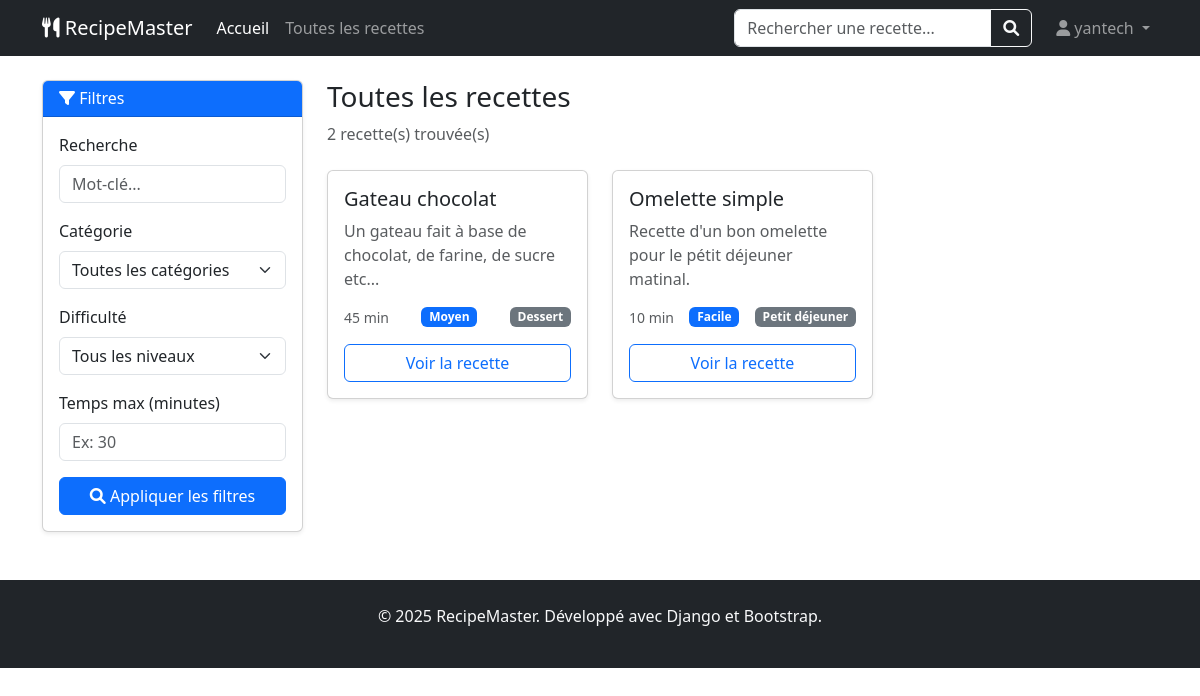
Page /recherche/ (signed in) on the committed database.
### recipes/models.py (models this page shows, shortened)
class Recipe(models.Model):
    DIFFICULTE_CHOICES = [
        ('facile', 'Facile'),
        ('moyen', 'Moyen'),
        ('difficile', 'Difficile'),
    ]
    titre = models.CharField(
        max_length=100,
        unique=True,
        verbose_name="Titre de la recette"  # ✅ Correction orthographe
    )
    categorie = models.ForeignKey(
        Category,
        on_delete=models.SET_NULL,  # Si on supprime la catégorie, la recette garde sa catégorie vide
        null=True,
        blank=True,
        related_name='recettes',
        verbose_name='Catégorie'
    )
    description = models.TextField(  # ✅ TextField au lieu de CharField pour texte long
        max_length=1000,
        verbose_name='Description'
    )
    temps_preparation = models.PositiveIntegerField(  # ✅ Temps en minutes
        verbose_name="Temps de préparation (minutes)"
    )
    difficulte = models.CharField(
        max_length=20,
        choices=DIFFICULTE_CHOICES,
        default='moyen',
        verbose_name="Niveau de difficulté"
    )
    date_creation = models.DateTimeField(auto_now_add=True)
    date_modification = models.DateTimeField(auto_now=True)
    class Meta:
        verbose_name = 'Recette'  # ✅ Orthographe
        verbose_name_plural = 'Recettes'
        ordering = ['titre']  # ✅ Ordre par titre

class Category(models.Model):
    nom = models.CharField(
        max_length=50,
        unique=True,
        verbose_name="Nom de la catégorie"
    )
    class Meta:
        verbose_name = 'Catégorie'
        verbose_name_plural = 'Catégories'
        ordering = ['nom']

### recipes/views.py (the view)
# urls.py: path('recherche/', recipe_search, name='recipe_search'),
def recipe_search(request):
    query = request.GET.get('q', '')  # Recherche texte
    categorie_id = request.GET.get('categorie', '')
    difficulte = request.GET.get('difficulte', '')
    temps_max = request.GET.get('temps_max', '')
    recipes = Recipe.objects.all()
    if query:
        recipes = recipes.filter(
            Q(titre__icontains=query) |
            Q(description__icontains=query)
        )
    if categorie_id:
        recipes = recipes.filter(categorie_id=categorie_id)
    if difficulte:
        recipes = recipes.filter(difficulte=difficulte)
    if temps_max:
        recipes = recipes.filter(temps_preparation__lte=temps_max)
    recipes = recipes.order_by('-date_creation')
    paginator = Paginator(recipes, 12)
    page_number = request.GET.get('page')
    page_obj = paginator.get_page(page_number)
    categories = Category.objects.all()
    context = {
        'page_obj': page_obj,
        'query': query,
        'categories': categories,
        'selected_categorie': categorie_id,
        'selected_difficulte': difficulte,
        'selected_temps_max': temps_max,
        'search_performed': any([query, categorie_id, difficulte, temps_max]),
    }
    return render(request, 'recipes/recipe_search.html', context)

### recipes/templates/recipes/recipe_search.html (shortened to what this page needs)
{% extends 'recipes/base.html' %}
{% block content %}
<div class="container mt-4">
    <div class="row">
        <div class="col-lg-3">
            <div class="card shadow-sm">
                <div class="card-header bg-primary text-white">
                    <h6 class="mb-0"><i class="fas fa-filter"></i> Filtres</h6>
                </div>
                <div class="card-body">
                    <form method="GET" action="{% url 'recipe_search' %}">
                        <div class="mb-3">
                            <label for="q" class="form-label">Recherche</label>
                            <input type="text"
                                   name="q"
                                   id="q"
                                   class="form-control"
                                   placeholder="Mot-clé..."
                                   value="{{ query }}">
                        </div>
                        <div class="mb-3">
                            <label for="categorie" class="form-label">Catégorie</label>
                            <select name="categorie" id="categorie" class="form-select">
                                <option value="">Toutes les catégories</option>
                            </select>
                        </div>
                        <div class="mb-3">
                            <label for="difficulte" class="form-label">Difficulté</label>
                            <select name="difficulte" id="difficulte" class="form-select">
                                <option value="">Tous les niveaux</option>
                            </select>
                        </div>
                        <div class="mb-3">
                            <label for="temps_max" class="form-label">Temps max (minutes)</label>
                            <input type="number"
                                   name="temps_max"
                                   id="temps_max"
                                   class="form-control"
                                   placeholder="Ex: 30"
                                   value="{{ selected_temps_max }}">
                        </div>
                        <button type="submit" class="btn btn-primary w-100">
                            <i class="fas fa-search"></i> Appliquer les filtres
                        </button>
                    </form>
                </div>
            </div>
        </div>
        <div class="col-lg-9">
            <div class="d-flex justify-content-between align-items-center mb-4">
                <div>
                    <h1 class="h3">
                        {% if search_performed %}
                        Résultats de la recherche
                        {% else %}
                        Toutes les recettes
                        {% endif %}
                    </h1>
                    <p class="text-muted mb-0">
                        {{ page_obj.paginator.count }} recette(s) trouvée(s)
                    </p>
                </div>
            </div>
            <div class="row g-4">
                {% for recipe in page_obj %}
                <div class="col-md-6 col-lg-4">
                    <div class="card recipe-card shadow-sm h-100">
                        <div class="card-body">
                            <h5 class="card-title">{{ recipe.titre }}</h5>
                            <p class="card-text text-muted">{{ recipe.description|truncatewords:15 }}</p>
                            <div class="d-flex justify-content-between align-items-center mb-3">
                                <small class="text-muted">{{ recipe.temps_preparation }} min</small>
                                <span class="badge bg-primary">{{ recipe.difficulte|title }}</span>
                                {% if recipe.categorie %}
                                <span class="badge bg-secondary">{{ recipe.categorie.nom }}</span>
                                {% endif %}
                            </div>
                            <a href="{% url 'recipe_detail' recipe.id %}" class="btn btn-outline-primary w-100">
                                Voir la recette
                            </a>
                        </div>
                    </div>
                </div>
                {% endfor %}
            </div>
        </div>
    </div>
</div>
{% endblock %}

### recipes/templates/recipes/base.html (shortened to what this page needs)
<!DOCTYPE html>
<html lang="fr">
<head>
    <link href="https://cdn.jsdelivr.net/npm/bootstrap@5.3.0/dist/css/bootstrap.min.css" rel="stylesheet">
    <link rel="stylesheet" href="https://cdnjs.cloudflare.com/ajax/libs/font-awesome/6.0.0/css/all.min.css">
</head>
<body>
    <nav class="navbar navbar-expand-lg navbar-dark bg-dark">
    <div class="container">
        <a class="navbar-brand" href="{% url 'home' %}">
            <i class="fas fa-utensils"></i> RecipeMaster
        </a>
        <div class="collapse navbar-collapse" id="navbarContent">
            <ul class="navbar-nav me-auto">
                <li class="nav-item">
                    <a class="nav-link active" href="{% url 'home' %}">Accueil</a>
                </li>
                <li class="nav-item">
                    <a class="nav-link" href="{% url 'recipe_list' %}">Toutes les recettes</a>
                </li>
            </ul>
            <form class="d-flex me-3 my-2 my-lg-0" action="{% url 'recipe_search' %}" method="GET">
                <div class="input-group">
                    <input type="text"
                           name="q"
                           class="form-control"
                           placeholder="Rechercher une recette..."
                           aria-label="Rechercher"
                           value="{{ request.GET.q }}">
                    <button class="btn btn-outline-light" type="submit">
                        <i class="fas fa-search"></i>
                    </button>
                </div>
            </form>
            <div class="navbar-nav">
                {% if user.is_authenticated %}
                <div class="nav-item dropdown">
                    <a class="nav-link dropdown-toggle" href="#" role="button" data-bs-toggle="dropdown">
                        <i class="fas fa-user"></i> {{ user.username }}
                    </a>
                </div>
                {% else %}
                <a class="nav-link" href="{% url 'login' %}"><i class="fas fa-user"></i> Connexion</a>
                <a class="nav-link" href="{% url 'register' %}"><i class="fas fa-user-plus"></i> Inscription</a>
                {% endif %}
            </div>
        </div>
    </div>
    </nav>
    <main>
        {% block content %}
        {% endblock %}
    </main>
    <footer class="bg-dark text-light py-4 mt-5">
        <div class="container text-center">
            <p>&copy; 2025 RecipeMaster. Développé avec Django et Bootstrap.</p>
        </div>
    </footer>
</body>
</html>

### recipes/templates/recipes/base.html (style rules this page uses)
.recipe-card { transition: transform 0.3s ease; height: 100%; }

### rows in the picture
Recipe: titre "Gateau chocolat", description "Un gateau fait à base de chocolat, de farine, de sucre etc...", temps_preparation "45", difficulte "Moyen", categorie.nom "Dessert"
Recipe: titre "Omelette simple", description "Recette d'un bon omelette pour le pétit déjeuner matinal.", temps_preparation "10", difficulte "Facile", categorie.nom "Petit déjeuner"

### other values in the picture
{{ user.username }} "yantech"
{{ page_obj.paginator.count }} "2"
